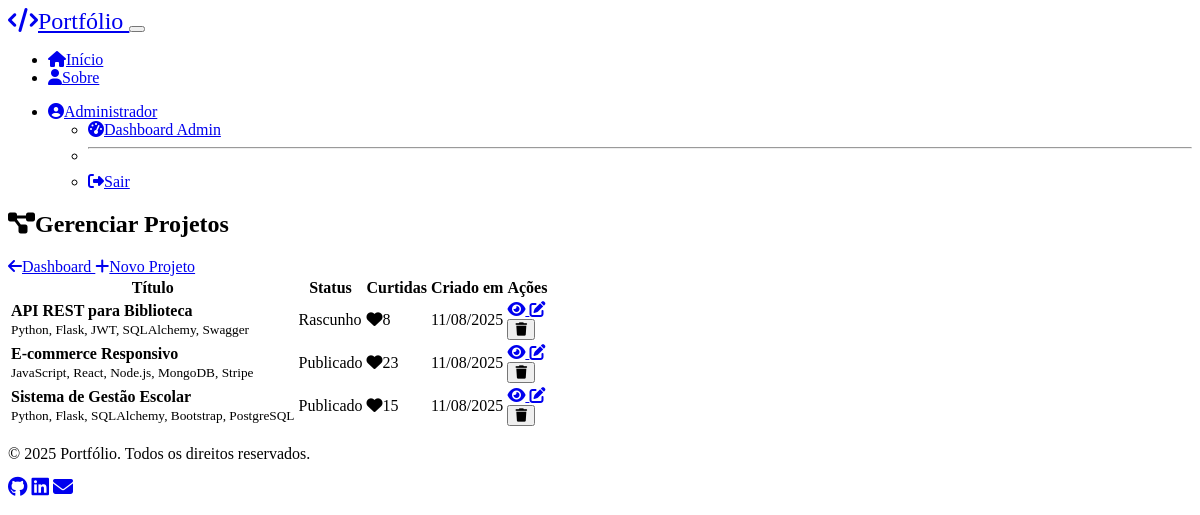
The page /admin/projects (signed in) on the database its author committed.
### models.py (models this page shows, shortened)
class User(db.Model):
    id = db.Column(db.Integer, primary_key=True)
    nome = db.Column(db.String(100), nullable=False)
    email = db.Column(db.String(120), nullable=False, unique=True)
    senha_hash = db.Column(db.String(256), nullable=False)
    foto_url = db.Column(db.String(200))
    is_admin = db.Column(db.Boolean, default=False)
    criado_em = db.Column(db.DateTime, default=datetime.utcnow)
    reset_token = db.Column(db.String(100))
    reset_token_expires = db.Column(db.DateTime)
    projects = db.relationship('Project', backref='user', lazy=True, cascade='all, delete-orphan')
    achievements = db.relationship('Achievement', backref='user', lazy=True, cascade='all, delete-orphan')
    comments = db.relationship('Comment', backref='user', lazy=True, cascade='all, delete-orphan')
    likes = db.relationship('Like', backref='user', lazy=True, cascade='all, delete-orphan')
    notifications = db.relationship('Notification', backref='user', lazy=True, cascade='all, delete-orphan')

class Project(db.Model):
    id = db.Column(db.Integer, primary_key=True)
    titulo = db.Column(db.String(100), nullable=False)
    descricao = db.Column(db.Text, nullable=False)
    imagem_url = db.Column(db.String(200))
    tags = db.Column(db.String(200))  # Comma-separated tags
    status = db.Column(db.String(20), nullable=False, default='draft')  # 'draft' or 'published'
    likes_count = db.Column(db.Integer, default=0)
    criado_em = db.Column(db.DateTime, default=datetime.utcnow)
    atualizado_em = db.Column(db.DateTime, default=datetime.utcnow, onupdate=datetime.utcnow)
    user_id = db.Column(db.Integer, db.ForeignKey('user.id'), nullable=False)
    comments = db.relationship('Comment', backref='project', lazy=True, cascade='all, delete-orphan')
    likes = db.relationship('Like', backref='project', lazy=True, cascade='all, delete-orphan')

### routes.py (the view)
@app.route('/admin/projects')
@admin_required
def admin_projects():
    projects = Project.query.order_by(desc(Project.criado_em)).all()
    return render_template('admin/projects.html', projects=projects)

### auth.py (called while the page is built)
def admin_required(f):
    @wraps(f)
    def decorated_function(*args, **kwargs):
        if 'user_id' not in session:
            flash('Você precisa estar logado para acessar esta página.', 'warning')
            return redirect(url_for('login', next=request.url))
        from models import User
        from app import db
        user = db.session.get(User, session['user_id'])
        if not user or not user.is_admin:
            flash('Acesso negado. Apenas administradores podem acessar esta página.', 'danger')
            return redirect(url_for('index'))
        return f(*args, **kwargs)
    return decorated_function

### templates/admin/projects.html (shortened to what this page needs)
{% extends "base.html" %}
{% block content %}
<div class="container mt-4">
    <div class="d-flex justify-content-between align-items-center mb-4">
        <h2><i class="fas fa-project-diagram me-2"></i>Gerenciar Projetos</h2>
        <div>
            <a href="{{ url_for('admin_dashboard') }}" class="btn btn-outline-secondary me-2">
                <i class="fas fa-arrow-left me-1"></i>Dashboard
            </a>
            <a href="{{ url_for('admin_project_new') }}" class="btn btn-primary">
                <i class="fas fa-plus me-1"></i>Novo Projeto
            </a>
        </div>
    </div>
    <div class="card bg-dark border-secondary">
        <div class="card-body">
            {% if projects %}
                <div class="table-responsive">
                    <table class="table table-dark table-striped">
                        <thead>
                            <tr>
                                <th>Título</th>
                                <th>Status</th>
                                <th>Curtidas</th>
                                <th>Criado em</th>
                                <th>Ações</th>
                            </tr>
                        </thead>
                        <tbody>
                            {% for project in projects %}
                            <tr>
                                <td>
                                    <strong>{{ project.titulo }}</strong>
                                    {% if project.tags %}
                                        <br><small class="text-muted">{{ project.tags }}</small>
                                    {% endif %}
                                </td>
                                <td>
                                    {% if project.status == 'published' %}
                                        <span class="badge bg-success">Publicado</span>
                                    {% else %}
                                        <span class="badge bg-warning">Rascunho</span>
                                    {% endif %}
                                </td>
                                <td>
                                    <i class="fas fa-heart text-danger me-1"></i>{{ project.likes_count }}
                                </td>
                                <td>{{ project.criado_em.strftime('%d/%m/%Y') }}</td>
                                <td>
                                    <a href="{{ url_for('project_detail', id=project.id) }}"
                                       class="btn btn-sm btn-outline-info me-1" title="Visualizar">
                                        <i class="fas fa-eye"></i>
                                    </a>
                                    <a href="{{ url_for('admin_project_edit', id=project.id) }}"
                                       class="btn btn-sm btn-outline-warning me-1" title="Editar">
                                        <i class="fas fa-edit"></i>
                                    </a>
                                    <form method="POST" action="{{ url_for('admin_project_delete', id=project.id) }}"
                                          class="d-inline" onsubmit="return confirm('Tem certeza que deseja excluir este projeto?')">
                                        <button type="submit" class="btn btn-sm btn-outline-danger" title="Excluir">
                                            <i class="fas fa-trash"></i>
                                        </button>
                                    </form>
                                </td>
                            </tr>
                            {% endfor %}
                        </tbody>
                    </table>
                </div>
            {% endif %}
        </div>
    </div>
</div>
{% endblock %}

### templates/base.html (shortened to what this page needs)
<!DOCTYPE html>
<html lang="pt-BR" data-bs-theme="dark">
<head>
    <link href="https://cdn.replit.com/agent/bootstrap-agent-dark-theme.min.css" rel="stylesheet">
    <link rel="stylesheet" href="https://cdnjs.cloudflare.com/ajax/libs/font-awesome/6.4.0/css/all.min.css">
    <link href="{{ url_for('static', filename='css/style.css') }}" rel="stylesheet">
</head>
<body>
    <nav class="navbar navbar-expand-lg navbar-dark bg-dark sticky-top">
        <div class="container">
            <a class="navbar-brand fw-bold" href="{{ url_for('index') }}">
                <i class="fas fa-code me-2"></i>Portfólio
            </a>
            <button class="navbar-toggler" type="button" data-bs-toggle="collapse" data-bs-target="#navbarNav">
            </button>
            <div class="collapse navbar-collapse" id="navbarNav">
                <ul class="navbar-nav me-auto">
                    <li class="nav-item">
                        <a class="nav-link" href="{{ url_for('index') }}">
                            <i class="fas fa-home me-1"></i>Início
                        </a>
                    </li>
                    <li class="nav-item">
                        <a class="nav-link" href="{{ url_for('about') }}">
                            <i class="fas fa-user me-1"></i>Sobre
                        </a>
                    </li>
                </ul>
                <ul class="navbar-nav ms-auto">
                    {% if session.user_id %}
                        <li class="nav-item dropdown">
                            <a class="nav-link dropdown-toggle" href="#" role="button" data-bs-toggle="dropdown">
                                <i class="fas fa-user-circle me-1"></i>{{ session.user_name }}
                            </a>
                            <ul class="dropdown-menu dropdown-menu-dark">
                                {% if session.is_admin %}
                                <li><a class="dropdown-item" href="{{ url_for('admin_dashboard') }}">
                                    <i class="fas fa-tachometer-alt me-2"></i>Dashboard Admin
                                </a></li>
                                <li><hr class="dropdown-divider"></li>
                                {% endif %}
                                <li><a class="dropdown-item" href="{{ url_for('logout') }}">
                                    <i class="fas fa-sign-out-alt me-2"></i>Sair
                                </a></li>
                            </ul>
                        </li>
                    {% endif %}
                </ul>
            </div>
        </div>
    </nav>
    <main>
        {% block content %}{% endblock %}
    </main>
    <footer class="bg-dark text-light py-4 mt-5">
        <div class="container">
            <div class="row">
                <div class="col-md-6">
                    <p class="mb-0">&copy; {{ current_year or 2025 }} Portfólio. Todos os direitos reservados.</p>
                </div>
                <div class="col-md-6 text-md-end">
                    <div class="social-links">
                        <a href="#" class="text-light me-3" title="GitHub">
                            <i class="fab fa-github fa-lg"></i>
                        </a>
                        <a href="#" class="text-light me-3" title="LinkedIn">
                            <i class="fab fa-linkedin fa-lg"></i>
                        </a>
                        <a href="#" class="text-light" title="Email">
                            <i class="fas fa-envelope fa-lg"></i>
                        </a>
                    </div>
                </div>
            </div>
        </div>
    </footer>
</body>
</html>

### static/css/style.css (style rules this page uses)
:root { --hero-gradient: linear-gradient(135deg, #667eea 0%, #764ba2 100%); }
.navbar-brand { font-size: 1.5rem; }
.navbar-nav .nav-link { font-weight: 500; transition: color 0.3s ease; }
.card { transition: transform 0.3s ease, box-shadow 0.3s ease; }
.btn { font-weight: 500; transition: all 0.3s ease; }
.social-links a { transition: transform 0.3s ease; display: inline-block; }
html { scroll-behavior: smooth; }

### rows shown on the page
User: user_name "Administrador"
Project: titulo "API REST para Biblioteca", tags "Python, Flask, JWT, SQLAlchemy, Swagger", status "Rascunho", likes_count "8", criado_em "11/08/2025"
Project: titulo "E-commerce Responsivo", tags "JavaScript, React, Node.js, MongoDB, Stripe", status "Publicado", likes_count "23", criado_em "11/08/2025"
Project: titulo "Sistema de Gestão Escolar", tags "Python, Flask, SQLAlchemy, Bootstrap, PostgreSQL", status "Publicado", likes_count "15", criado_em "11/08/2025"

### other values the page prints
{{ current_year or 2025 }} "2025"
